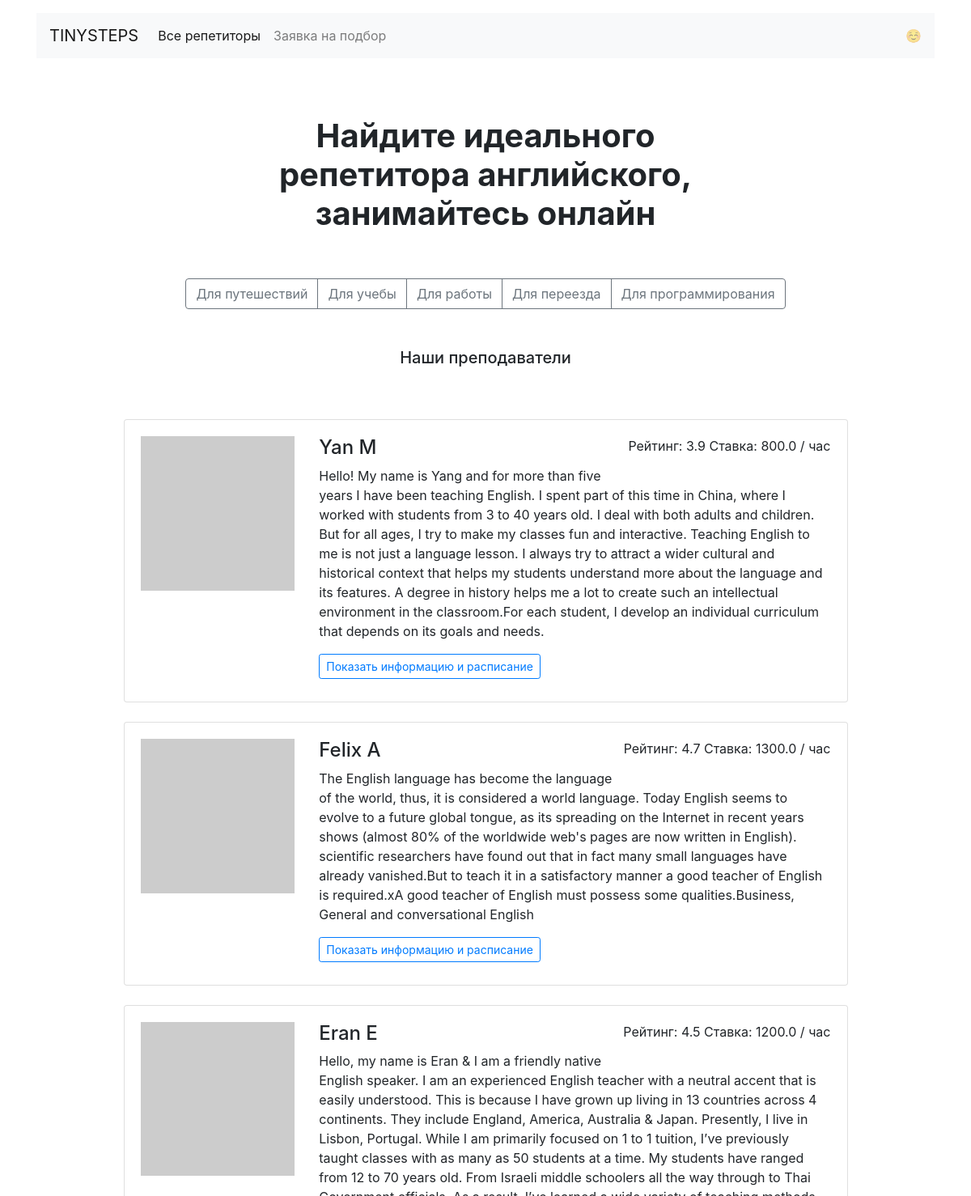
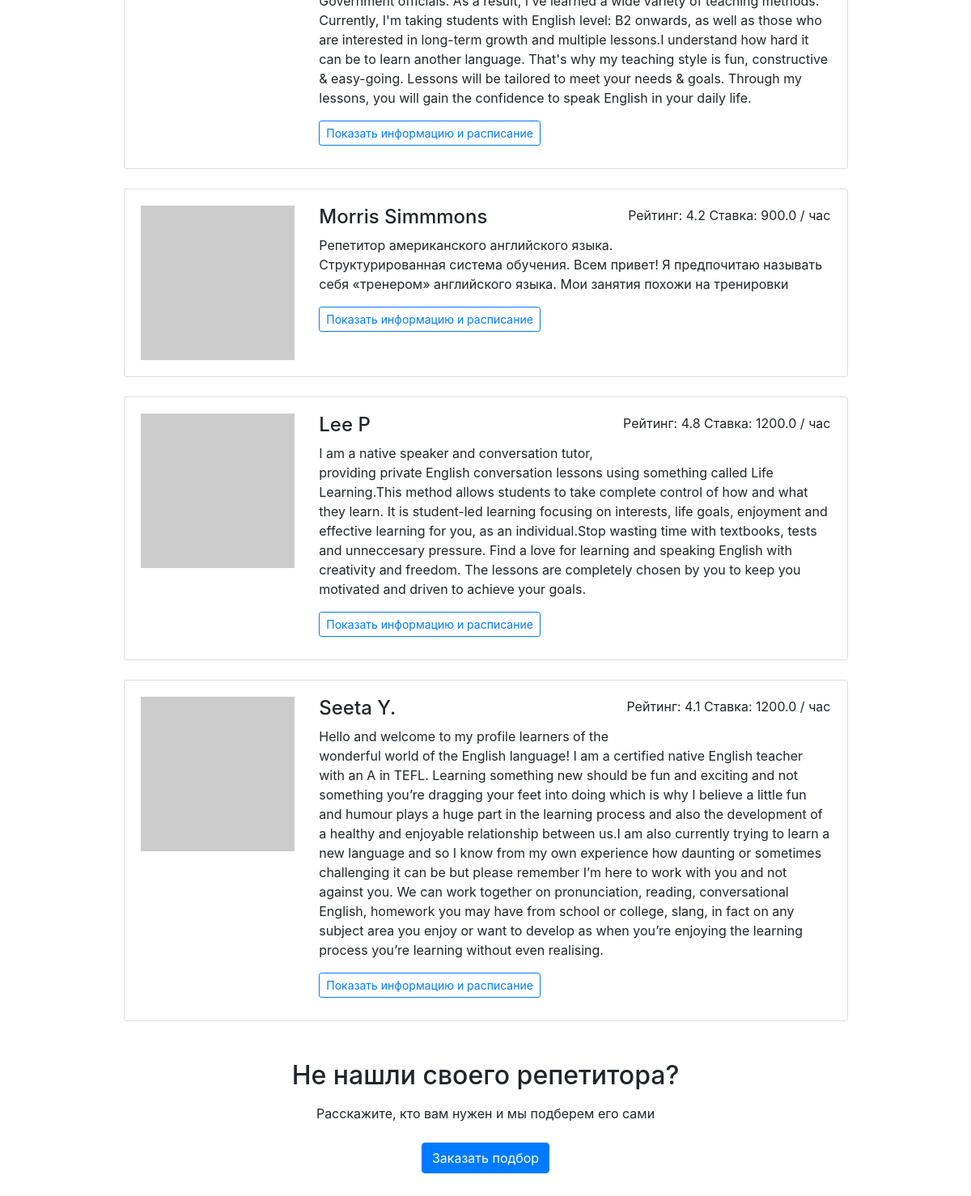
The page / on the database its author committed (2 pictures, top to bottom).
### app.py (models this page shows)
class Teacher(db.Model):
    __tablename__ = "teachers"
    id = db.Column(db.Integer, primary_key=True)
    name = db.Column(db.String, nullable=False)
    about = db.Column(db.String, nullable=False)
    rating = db.Column(db.Float, nullable=False)
    picture = db.Column(db.String, nullable=False)
    price = db.Column(db.Float, nullable=False)
    free = db.Column(db.String, nullable=False)
    bookings = db.relationship("Booking")
    goals = db.relationship(
        "Goal", secondary=teachers_goals_association, back_populates="teachers"
    )

### app.py (the view)
@app.route("/")
def main():
    teachers_all = db.session.query(Teacher).all()
    return render_template("index.html", goals=goals, teachers=random.sample(teachers_all, 6))

### templates/index.html (shortened to what this page needs)
{% extends 'base.html' %}
{% block content %}
<main class="container mt-3 mb-5">
    <section>
        <h1 class="h1 text-center mx-auto mt-4 py-5"><strong>Найдите идеального <br>репетитора английского, <br>занимайтесь
            онлайн</strong></h1>
        <div class="text-center mb-5">
            <div class="btn-group mx-auto mb-0" role="group" aria-label="Basic example">
                {% for goal, name in goals.items() %}
                <a href="/goals/{{ goal }}/" class="btn btn-outline-secondary">{{ name }}</a>
                {% endfor %}
            </div>
        </div>
        <h2 class="h5 text-center mb-5">Наши преподаватели</h2>
        <div class="col-12 col-lg-10 offset-lg-1 m-auto">
            {% for teacher in teachers%}
            <div class="card mb-4">
                <div class="card-body">
                    <div class="row">
                        <div class="col-3"><img src="{{ teacher.picture }}" class="img-fluid" alt=""></div>
                        <div class="col-9">
                            <p class="float-right">Рейтинг: {{ teacher.rating }} Ставка: {{ teacher.price }} /
                                час</p>
                            <h2 class="h4">{{ teacher.name }}</h2>
                            <p> {{ teacher.about }} </p>
                            <a href="/profile/{{ teacher.id }}/" class="btn btn-outline-primary btn-sm mr-3
                            mb-2">Показать информацию и расписание</a>
                        </div>
                    </div>
                </div>
            </div>
            {% endfor %}
        </div>
        <h2 class="text-center mt-5 mb-3">Не нашли своего репетитора?</h2>
        <p class="text-center mb-4">Расскажите, кто вам нужен и мы подберем его сами</p>
        <div class="text-center pb-5">
            <a href="/request/" class="btn btn-primary">Заказать подбор</a>
        </div>
</main>
{% endblock %}

### templates/base.html (shortened to what this page needs)
<!DOCTYPE html>
<html lang="ru">
<head>
  <link rel="stylesheet" href="https://stackpath.bootstrapcdn.com/bootstrap/4.3.1/css/bootstrap.min.css">
</head>
<body>
<header class="container mt-3">
    <nav class="navbar navbar-expand-lg navbar-light bg-light">
        <a class="navbar-brand" href="/">TINYSTEPS</a>
        <div class="collapse navbar-collapse" id="navbarNav">
            <ul class="navbar-nav">
                <li class="nav-item active">
                    <a class="nav-link" href="/all/">Все репетиторы</a>
                </li>
                <li class="nav-item">
                    <a class="nav-link" href="/request/">Заявка на подбор</a>
                </li>
            </ul>
        </div>
        <span class="navbar-text d-sm-none d-lg-block">
        ☺️
      </span>
    </nav>
</header>
{% block content %} {% endblock %}
</body>
</html>

### rows shown on the page
Teacher: rating "3.9", price "800.0", name "Yan M", about "Hello! My name is Yang and for more than five years I have been teaching English. I spent part of this time in China, where I worked with students from 3 to 40 years old. I deal with both adults and children. But for all ages, I try to make my classes fun and interactive. Teaching English to me is not just a language lesson. I always try to attract a wider cultural and historical context that helps my students understand more about the language and its features. A degree in history helps me a lot to create such an intellectual environment in the classroom.For each student, I develop an individual curriculum that depends on its goals and needs."
Teacher: rating "4.7", price "1300.0", name "Felix A", about "The English language has become the language of the world, thus, it is considered a world language. Today English seems to evolve to a future global tongue, as its spreading on the Internet in recent years shows (almost 80% of the worldwide web's pages are now written in English). scientific researchers have found out that in fact many small languages have already vanished.But to teach it in a satisfactory manner a good teacher of English is required.xA good teacher of English must possess some qualities.Business, General and conversational English"
Teacher: rating "4.5", price "1200.0", name "Eran E", about "Hello, my name is Eran & I am a friendly native English speaker. I am an experienced English teacher with a neutral accent that is easily understood. This is because I have grown up living in 13 countries across 4 continents. They include England, America, Australia & Japan. Presently, I live in Lisbon, Portugal. While I am primarily focused on 1 to 1 tuition, I’ve previously taught classes with as many as 50 students at a time. My students have ranged from 12 to 70 years old. From Israeli middle schoolers all the way through to Thai Government officials. As a result, I’ve learned a wide variety of teaching methods. Currently, I'm taking students with English level: B2 onwards, as well as…"
Teacher: rating "4.2", price "900.0", name "Morris Simmmons", about "Репетитор американского английского языка. Структурированная система обучения. Всем привет! Я предпочитаю называть себя «тренером» английского языка. Мои занятия похожи на тренировки"
Teacher: rating "4.8", price "1200.0", name "Lee P", about "I am a native speaker and conversation tutor, providing private English conversation lessons using something called Life Learning.This method allows students to take complete control of how and what they learn. It is student-led learning focusing on interests, life goals, enjoyment and effective learning for you, as an individual.Stop wasting time with textbooks, tests and unneccesary pressure. Find a love for learning and speaking English with creativity and freedom. The lessons are completely chosen by you to keep you motivated and driven to achieve your goals."
Teacher: rating "4.1", price "1200.0", name "Seeta Y.", about "Hello and welcome to my profile learners of the wonderful world of the English language! I am a certified native English teacher with an A in TEFL. Learning something new should be fun and exciting and not something you’re dragging your feet into doing which is why I believe a little fun and humour plays a huge part in the learning process and also the development of a healthy and enjoyable relationship between us.I am also currently trying to learn a new language and so I know from my own experience how daunting or sometimes challenging it can be but please remember I’m here to work with you and not against you. We can work together on pronunciation, reading, conversational English,…"

### other values the page prints
{{ name }} "Для путешествий" "Для учебы" "Для работы" "Для переезда" "Для программирования"
